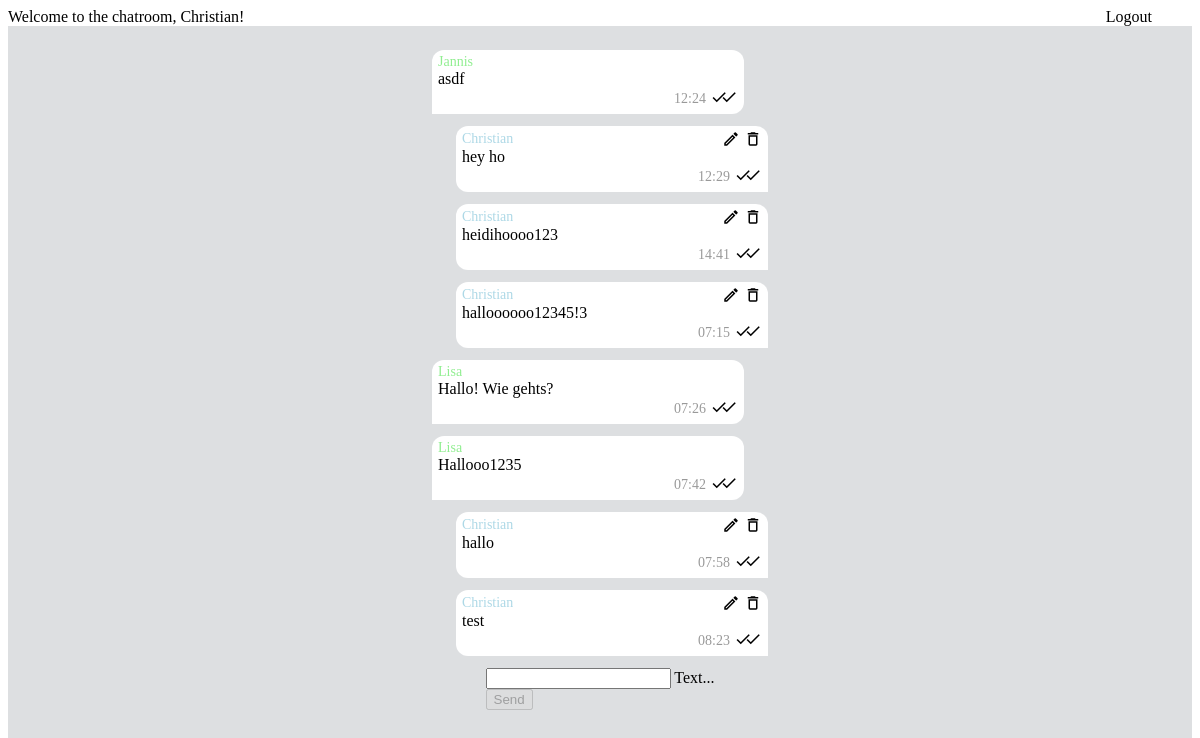
Page /chat/ (signed in) on the earlier database version.
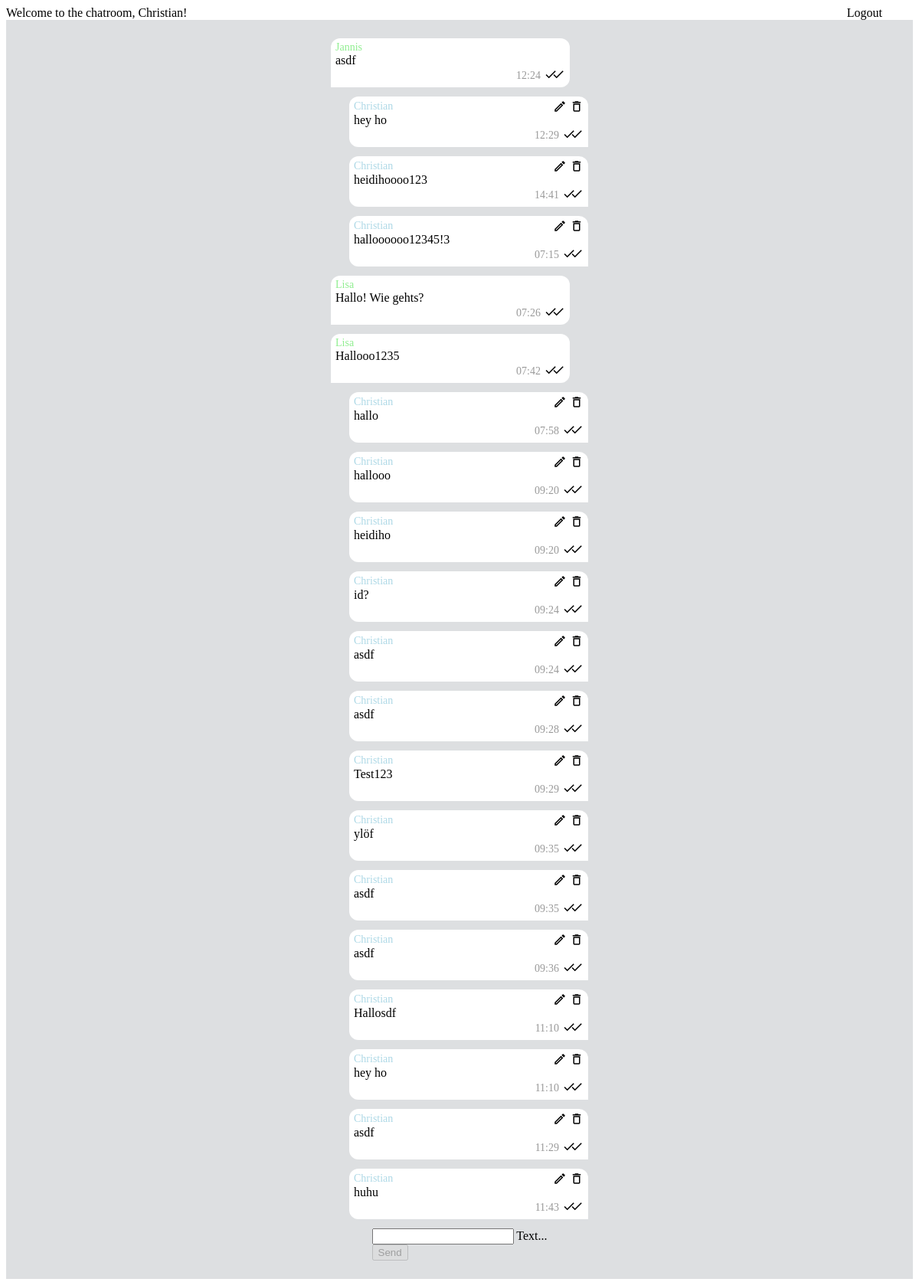
Same page on the later database version.
### chat/models.py (models this page shows)
class Message(models.Model):
    text = models.CharField(max_length=500)
    created_at = models.DateTimeField(default=datetime.now)
    chat = models.ForeignKey(Chat, on_delete=models.CASCADE, related_name='chat_message_set', default=None, blank=True, null=True)
    author = models.ForeignKey(settings.AUTH_USER_MODEL, on_delete=models.CASCADE, related_name='author_message_set')
    receiver = models.ForeignKey(settings.AUTH_USER_MODEL, on_delete=models.CASCADE, related_name='receiver_message_set')

### chat/views.py (the view, shortened to what this page needs)
# urls.py: path('', views.index, name='index'),
@login_required(login_url='/login/')
def index(request):
    chatMessages = Message.objects.filter(chat__id=1)
    return render(request, 'chat/index.html', {'messages': chatMessages})

### chat/templates/chat/index.html (shortened to what this page needs)
{% extends "base.html" %}
{% block content %}
    {% load django_material_icons %}
    {% if request.user.is_authenticated %}
        <div id="messageContainer" class="message-container">
            {% for message in messages %}
                <div class="bubble {% if message.author == request.user %}msg-right{% else %}msg-left{% endif %}"
                     id="bubble-{{ message.id }}">
                    <div class="msg-header">
                        <span class="{% if message.author == request.user %}msg-author{% else %}msg-receiver{% endif %}">{{ message.author.first_name }}</span>
                        {% if message.author == request.user %}
                            <div class="msg-edit">
                                <p class="material-icons-outlined msg-icon"
                                   onclick="editMessage({{ message.id }})">edit</p>
                                <p class="material-icons-outlined msg-icon"
                                   onclick="deleteMessage({{ message.id }})">delete</p>
                            </div>
                        {% endif %}
                    </div>
                    <span class="msg-msg" id="message-{{ message.id }}">{{ message.text }}</span>
                    <div class="msg-bottom">
                        <span class="color-gray msg-time">{{ message.created_at|date:'H:i' }}</span>
                        <div class="msg-bottom-check">
                            <p class="material-icons-outlined msg-icon">check</p>
                            <p class="material-icons-outlined msg-icon">check</p>
                        </div>
                    </div>
                </div>
            {% endfor %}
        </div>
        <form onsubmit="sendMessage(); return false;"
              method="post"
              id="messageInput">
            <div class="mdl-textfield mdl-js-textfield mdl-textfield--floating-label">
                <input class="mdl-textfield__input"
                       type="text"
                       id="messageField"
                       name="textmessage" />
                <label class="mdl-textfield__label" for="messageField">Text...</label>
            </div>
            <button class="mdl-button mdl-js-button mdl-button--raised mdl-js-ripple-effect mdl-button--accent"
                    id="postMessageBtn"
                    disabled>Send</button>
        </form>
    {% endif %}
{% endblock content %}

### templates/base.html (shortened to what this page needs)
<!DOCTYPE html>
<html lang="en">
    <head>
        <link rel="stylesheet"
              href="https://code.getmdl.io/1.3.0/material.indigo-blue.min.css" />
        {% load static %}
        <link rel="stylesheet" href={% static 'css/style.css' %}>
        {% load django_material_icons %}
    </head>
    <body>
        <div class="mdl-layout mdl-js-layout mdl-layout--fixed-header">
            <header class="mdl-layout__header">
                <div class="mdl-layout__header-row header">
                    <span class="mdl-layout-title">
                        {% if request.user.is_authenticated %}
                            Welcome to the chatroom, {{ request.user.first_name }}!
                        {% else %}
                            Welcome! Please log in!
                        {% endif %}
                    </span>
                    <div class="header-logout">
                        {% if request.user.is_authenticated %}
                            <p class="c-pointer" onclick="logout()">Logout</p>
                        {% endif %}
                    </div>
                </div>
            </header>
            <main class="mdl-layout__content pos-rel">
                <div class="page-content" id="pageContent">
                    {% block content %}
                    {% endblock content %}
                </div>
            </main>
        </div>
    </body>
</html>

### static/css/style.css (style rules this page uses)
body { line-height: unset !important; font-size: 16px !important; }
.page-content { background-color: #dddfe1; padding: 24px; min-height: 100vh; }
.material-icons-outlined { margin: 0 !important; line-height: unset !important; }
.c-pointer { cursor: pointer; margin: unset !important; padding-right: 40px; }
.pos-rel { position: relative; }
.page-content { display: flex; flex-direction: column; align-items: center; box-sizing: border-box; }
.color-gray { color: rgba(0, 0, 0, 0.4); }
.message-container { max-height: calc(100% - 56px); overflow-y: auto; box-sizing: border-box; }
.bubble { display: flex; flex-direction: column; background-color: white; width: 300px; margin-bottom: 12px; padding: 4px 6px; }
.msg-left { border-radius: 12px 12px 12px 0; margin-right: 24px; }
.msg-right { border-radius: 12px 12px 0 12px; margin-left: 24px; }
.msg-author { color: lightblue; font-size: 14px; }
.msg-receiver { color: lightgreen; font-size: 14px; }
.msg-bottom { display: flex; justify-content: flex-end; align-items: center; gap: 4px; }
.msg-bottom-check p:last-child { margin-left: -12px !important; }
.msg-time { font-size: 14px; color: rgba(0, 0, 0, 0.4); text-align: right; }
.msg-icon { font-size: 18px; }
.msg-header { display: flex; justify-content: space-between; align-items: center; }
.msg-edit { display: flex; align-items: center; gap: 4px; font-size: 18px; }
.msg-edit p { cursor: pointer; }
.header { display: flex; justify-content: space-between; align-items: center; }

Differences in the rows shown:
removed Message: author.first_name "Christian", text "test", created_at "08:23"
added Message: author.first_name "Christian", text "hallooo", created_at "09:20"
added Message: author.first_name "Christian", text "heidiho", created_at "09:20"
added Message: author.first_name "Christian", text "id?", created_at "09:24"
added Message: author.first_name "Christian", text "asdf", created_at "09:24"
added Message: author.first_name "Christian", text "asdf", created_at "09:28"
added Message: author.first_name "Christian", text "Test123", created_at "09:29"
added Message: author.first_name "Christian", text "ylöf", created_at "09:35"
added Message: author.first_name "Christian", text "asdf", created_at "09:35"
added Message: author.first_name "Christian", text "asdf", created_at "09:36"
added Message: author.first_name "Christian", text "Hallosdf", created_at "11:10"
added Message: author.first_name "Christian", text "hey ho", created_at "11:10"
added Message: author.first_name "Christian", text "asdf", created_at "11:29"
added Message: author.first_name "Christian", text "huhu", created_at "11:43"
